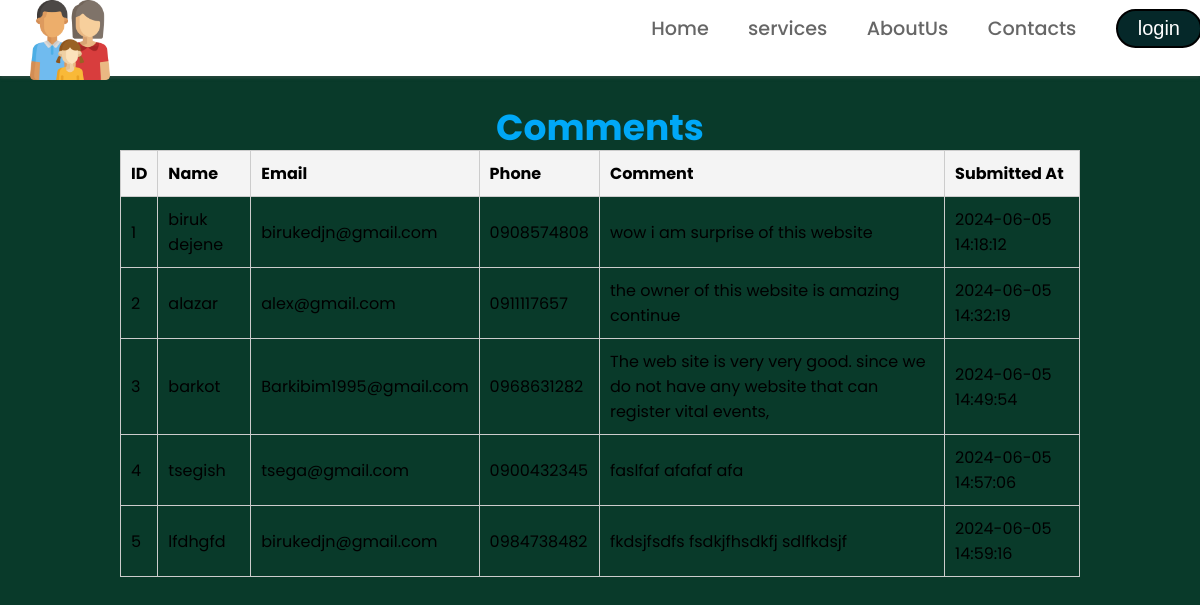
/Admin/comments.php, run on the app's committed database.
### tables this page shows
CREATE TABLE `contacts` (
  `id` int(11) NOT NULL,
  `name` varchar(100) NOT NULL,
  `email` varchar(100) NOT NULL,
  `phone` varchar(20) NOT NULL,
  `message` longtext NOT NULL,
  `submitted_at` timestamp NOT NULL DEFAULT current_timestamp()
);

### Admin/comments.php (the view, shortened to what this page needs)
<!DOCTYPE html>
<html lang="en">
<head>
    <link rel="stylesheet" href="../CSS/Main.css">
    <link rel="stylesheet" href="../CSS/Header.css">
    <link rel="stylesheet" href="../CSS/Contact.css">
</head>
<body>
    <header class="Header-nav">
        <div class="container">
            <div class="Logo-div">
                <a class="alogo" href="Index.php"><img class="logo" src="../Images/logo.png" alt="VERS"></a>
            </div>
            <nav class="navigation-bar">
                <ul class="Primary-nav">
                    <li class="nav-choose"><a href="index.php">Home</a></li>
                    <li class="nav-choose" id="dropdown">
                        <a href="#">services</a>
                    </li>
                    <li class="nav-choose"><a href="AboutUs.php">AboutUs</a></li>
                    <li class="nav-choose"><a href="Contact.php">Contacts</a></li>
                    <li class="nav-choose"><a class="login" href="../Login/login.php" target="_blank"><button
                                class="loginbutton">login</button></a></li>
                </ul>
            </nav>
        </div>
    </header>
    <section class="contact-section">
        <div class="h1">
            <h1>Comments</h1>
        </div>
    </section>
    <section class="comments-section">
        <?php
        $servername = "localhost";
        $username = "root";
        $password = "";
        $dbname = "vers";
        $conn = new mysqli($servername, $username, $password, $dbname);
        $sql = "SELECT id, name, email, phone, message, submitted_at FROM contacts";
        $result = $conn->query($sql);
        if ($result->num_rows > 0) {
            echo "<table class='comments-table'>";
            echo "<tr><th>ID</th><th>Name</th><th>Email</th><th>Phone</th><th>Comment</th><th>Submitted At</th></tr>";
            while ($row = $result->fetch_assoc()) {
                echo "<tr>";
                echo "<td>" . $row["id"] . "</td>";
                echo "<td>" . $row["name"] . "</td>";
                echo "<td>" . $row["email"] . "</td>";
                echo "<td>" . $row["phone"] . "</td>";
                echo "<td>" . $row["message"] . "</td>";
                echo "<td>" . $row["submitted_at"] . "</td>";
                echo "</tr>";
            }
            echo "</table>";
        } else {
            echo "<p style='text-align: center;'>0 comments</p>";
        }
        ?>
    </section>
</body>
</html>

### CSS/Main.css (style rules this page uses)
body { background-color: #093a2a; margin: 0; font-family: 'Poppins', sans-serif; padding-top: 85px; }

### CSS/Header.css (style rules this page uses)
Header { box-shadow: 0px 0px 2px rgba(0, 0, 0, 0.20); padding: 1em; padding-bottom: 10px; position: fixed; top: 0; left: 0; right:0; height: 50px; z-index: 110; transition: background-color 0.15s; }
.Header-nav { background-color: rgb(255, 255, 255); box-shadow: 0px 2px 3px rgba(98, 98, 98, 0.35); }
.Header-nav nav { background-color: white; }
.Logo-div { width: 100px; display: inline-block; cursor: pointer; position: absolute; left: 0; top: 0 }
.logo { width: 80%; }
.container { display: flex; flex-direction: row; justify-content: space-between; align-items: center; }
nav { display: none; box-shadow: 0px 0px 5px rgba(0, 0, 0, 0.15); z-index: 110; width: 40%; height: 100vh; margin-right:0; position: absolute; top: -19px; right:0; bottom: 0px; }
ul.Primary-nav { margin-top: 2em; }
ul.Primary-nav .nav-choose { list-style-type: none;margin-right: 1px; }
.Primary-nav .nav-choose a { color: rgba(0, 0, 0, 0.6); text-decoration: none; display: block; padding: 0.7em; font-weight: 500; font-size: 1.3em; align-items: left; transition: color 0.15s, font-weight 0.15s, font-size 0.15s; }
.Primary-nav .nav-choose .login .loginbutton { color: #ffffff; border-style: solid; font-weight: 500; font-size: 20px; padding: 0.3em 1em; border-radius: 5em; transition: background-color 0.35s, color 0.35s, padding 0.55s; margin-right: 1px; background-color: rgb(5, 40, 41); }
@media only screen and (min-width: 1100px) { Header .container { display: flex; flex-direction: row; justify-content: space-between; align-items: center; } }
@media only screen and (min-width: 1100px) { Header div .Logo-div { width: 100px; margin-left: 30px; } }
@media only screen and (min-width: 1100px) { Header nav { flex: 1; display: flex; box-shadow: none; height: auto; padding-right: 2em; } }
@media only screen and (min-width: 1100px) { Header ul { display: flex; justify-content: right; flex-direction: row; align-items: center; padding-right: 1em; } }
@media only screen and (min-width: 1100px) { .Primary-nav .nav-choose a { font-size: 1.2em; padding: .1em 1em; } }
@media only screen and (min-width: 1100px) { ul.Primary-nav { margin: 0; flex: 1; } }
@media only screen and (min-width: 1100px) { Header nav { padding-right: 10em; } }
@media only screen and (min-width: 1200px) { Header nav { padding-right: 8em; } }
#dropdown { position: relative; }

### CSS/Contact.css (style rules this page uses)
.contact-section { display: flex; flex-direction: column; justify-self: center; }
.h1 { text-align: center; font-size: 1.5em; color: rgb(0, 168, 247); }
.h1 h1 { margin: 15px 20px; }

### Admin/comments.php (style rules this page uses)
.comments-table { width: 80%; margin: 20px auto; border-collapse: collapse; }
.comments-table, .comments-table th, .comments-table td { border: 1px solid #ccc; }
.comments-table th, .comments-table td { padding: 10px; text-align: left; }
.comments-table th { background-color: #f4f4f4; }

### data on the page
contacts: id "1", name "biruk dejene", email "birukedjn@gmail.com", phone "0908574808", message "wow i am surprise of this website", submitted_at "2024-06-05 14:18:12"
contacts: id "2", name "alazar", email "alex@gmail.com", phone "0911117657", message "the owner of this website is amazing continue", submitted_at "2024-06-05 14:32:19"
contacts: id "3", name "barkot", email "Barkibim1995@gmail.com", phone "0968631282", message "The web site is very very good. since we do not have any website that can register vital events,", submitted_at "2024-06-05 14:49:54"
contacts: id "4", name "tsegish", email "tsega@gmail.com", phone "0900432345", message "faslfaf afafaf afa", submitted_at "2024-06-05 14:57:06"
contacts: id "5", name "lfdhgfd", email "birukedjn@gmail.com", phone "0984738482", message "fkdsjfsdfs fsdkjfhsdkfj sdlfkdsjf", submitted_at "2024-06-05 14:59:16"
